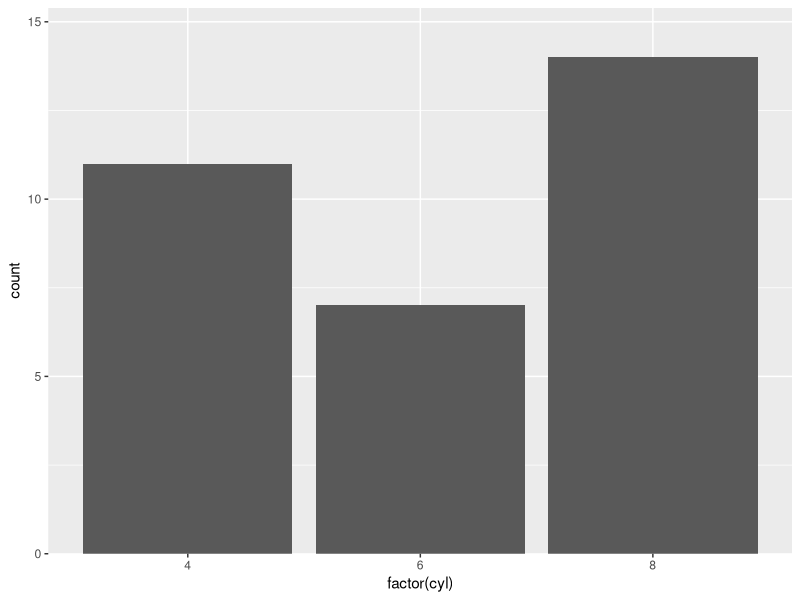
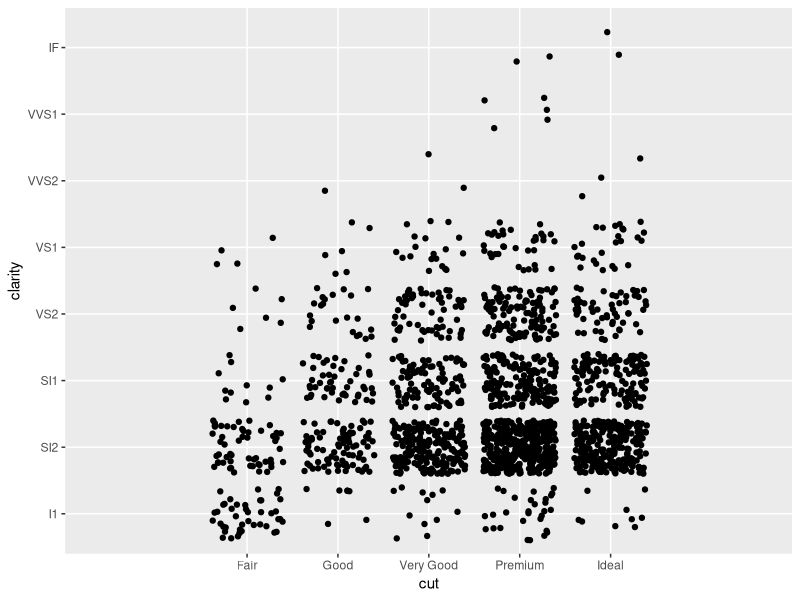
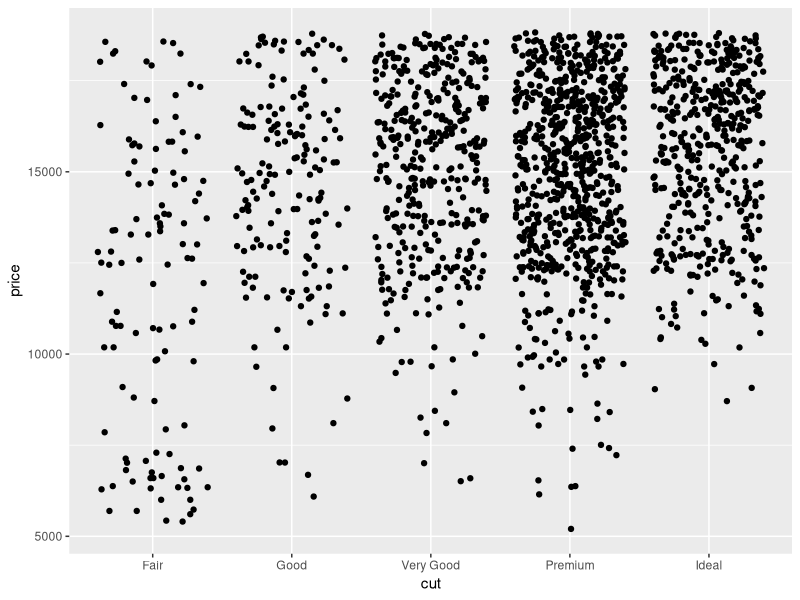

Recreate these plots in R, in order.
library(ggplot2)


### Name: expansion
### Title: Generate expansion vector for scales
### Aliases: expansion expand_scale

### ** Examples

# No space below the bars but 10% above them
ggplot(mtcars) +
  geom_bar(aes(x = factor(cyl))) +
  scale_y_continuous(expand = expansion(mult = c(0, .1)))

# Add 2 units of space on the left and right of the data
ggplot(subset(diamonds, carat > 2), aes(cut, clarity)) +
  geom_jitter() +
  scale_x_discrete(expand = expansion(add = 2))

# Reproduce the default range expansion used
# when the 'expand' argument is not specified
ggplot(subset(diamonds, carat > 2), aes(cut, price)) +
  geom_jitter() +
  scale_x_discrete(expand = expansion(add = .6)) +
  scale_y_continuous(expand = expansion(mult = .05))




